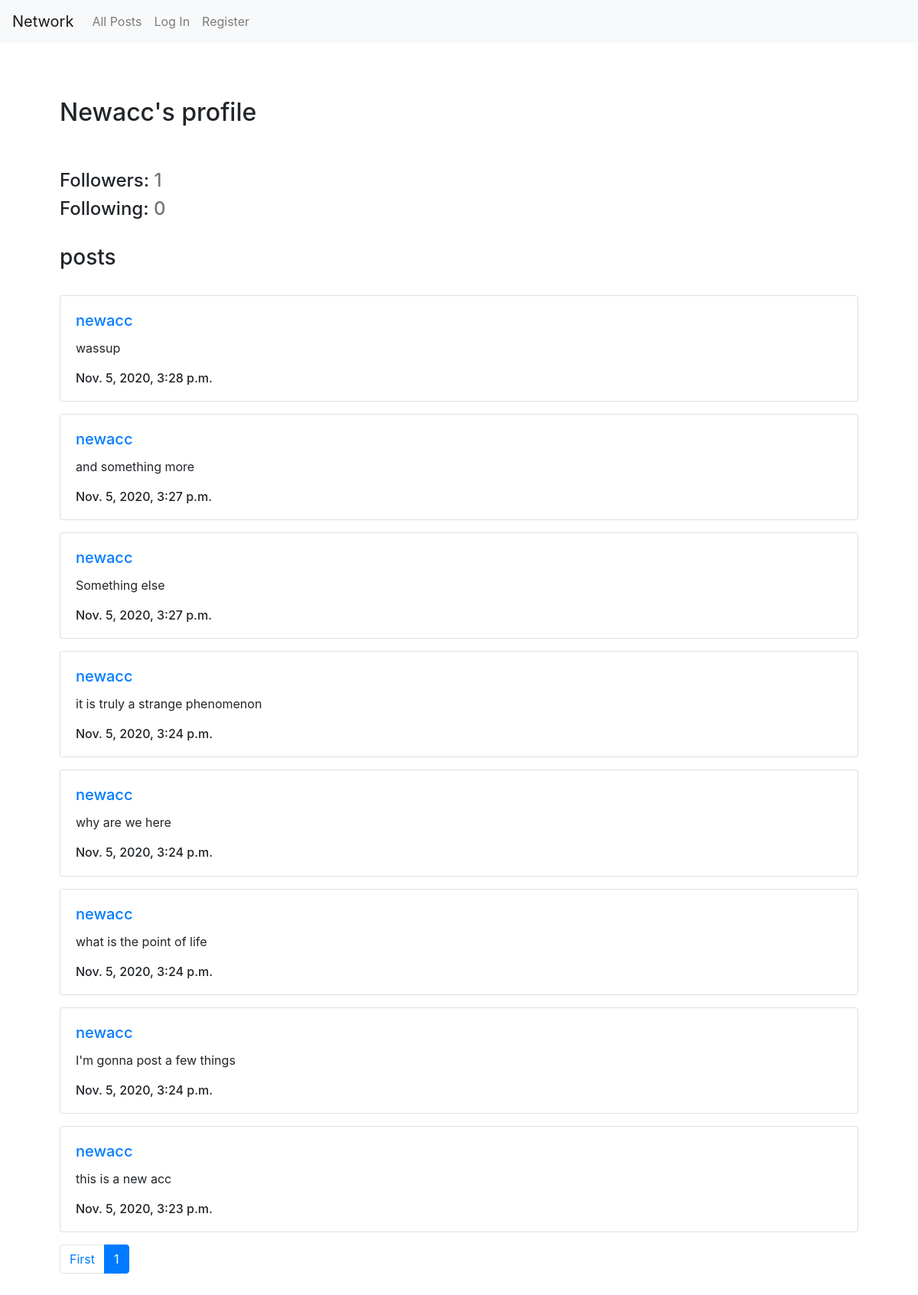
Page /user/4 on the committed database.
### network/models.py (models this page shows, shortened)
class User(AbstractUser):
    def follow(self, follow_user):
        try:
            Follow_user.objects.get(user=self, follow=unfollow_user)
        except:
            Follow_user.objects.create(user=self, follow=follow_user)

class Post(models.Model):
    user = models.ForeignKey(User, on_delete=models.CASCADE, related_name='post_user')
    content = models.CharField(max_length=600)
    date_created = models.DateTimeField(default=timezone.now)

### network/views.py (the view)
# urls.py: path("user/<int:id>", views.user_profile_view, name="user_profile"),
def user_profile_view(request, id):
    data = get_profile(request, id)
    data['posts'] = paginate(request, data['posts'], 10)
    if request.method == 'POST':
        if request.POST['follow']:
            request.user.follow(data['user'])
        else:
            request.user.unfollow(data['user'])
        data = get_profile(request, id)
        data['posts'] = paginate(request, data['posts'], 10)
        return render(request, 'network/user.html', data)
    else:
        return render(request, 'network/user.html', data)

### network/logic.py (called while the page is built)
def get_profile(request, id):
    target_user = User.objects.get(pk=id)
    target_followers = target_user.followers.count()
    target_following = target_user.following.count()
    posts = Post.objects.filter(user=target_user).order_by('-date_created')
    try:
        Follow_user.objects.get(user=request.user, follow=target_user)
        following_btn = False
    except:
        following_btn = True
    return {
        'followers' : target_followers,
        'following' : target_following,
        'posts' : posts,
        'username' : target_user.username.capitalize(),
        'user_name' : request.user.username.capitalize(),
        'self_profile' : request.user == target_user,
        'following_btn' : following_btn
    }

def paginate(request, data, amount):
    paginator = Paginator(data, amount)
    page_number = request.GET.get('page')
    page_obj = paginator.get_page(page_number)
    return page_obj

### network/templates/network/user.html (shortened to what this page needs)
{% extends "network/layout.html" %}
{% load static %}
{% block body %}
<br>
<div class="container p-5">
    <div id="animate">
        <h2 id="profile_txt">{{username}}'s profile</h2><br>
    </div><br>
    <h4>Followers: <span style="color: rgb(117, 117, 117);"> {{ followers }}</span></h4>
    <h4>
        Following: <span style="color: rgb(117, 117, 117);">{{ following }}</span>
    </h4><br>
    <h3>posts</h3><br>
        {% for post in posts %}
        <div class="card mb-3">
            <div class="card-body">
                <h5 class="card-title">
                    <a href="{% url 'user_profile' id=post.user.id %}" id="user">{{ post.user }}</a>
                </h5>
                <div class="card-text" id="post_content">{{ post.content }}</div><br>
                <h6 class="card-subtitle">{{ post.date_created }}</h6>
            </div>
        </div>
        {% endfor %}
        <nav aria-label="...">
            <ul class="pagination">
                <li class="page-item">
                    <a class="page-link" href="?page=1" tabindex="-1" aria-disabled="true">First</a>
                </li>
                <li class="page-item active" aria-current="page">
                    <a class="page-link" href="?page={{ posts.number }}">{{ posts.number }} <span class="sr-only">(current)</span></a>
                </li>
                </ul>
          </nav>
</div>
{% endblock %}

### network/static/network/styles.css (style rules this page uses)
#animate { -webkit-animation-name: slide; animation-name: slide; -webkit-animation-duration: 1.2s; animation-duration: 1.2s; -webkit-animation-fill-mode: forwards; animation-fill-mode: forwards; }
#profile_txt { -webkit-animation-name: grow_txt; animation-name: grow_txt; -webkit-animation-duration: 1.2s; animation-duration: 1.2s; -webkit-animation-fill-mode: forwards; animation-fill-mode: forwards; }

### rows in the picture
User: username "Newacc"
Post: user "newacc", content "wassup", date_created "Nov. 5, 2020, 3:28 p.m."
Post: user "newacc", content "and something more", date_created "Nov. 5, 2020, 3:27 p.m."
Post: user "newacc", content "Something else", date_created "Nov. 5, 2020, 3:27 p.m."
Post: user "newacc", content "it is truly a strange phenomenon", date_created "Nov. 5, 2020, 3:24 p.m."
Post: user "newacc", content "why are we here", date_created "Nov. 5, 2020, 3:24 p.m."
Post: user "newacc", content "what is the point of life", date_created "Nov. 5, 2020, 3:24 p.m."
Post: user "newacc", content "I'm gonna post a few things", date_created "Nov. 5, 2020, 3:24 p.m."
Post: user "newacc", content "this is a new acc", date_created "Nov. 5, 2020, 3:23 p.m."

### other values in the picture
{{ followers }} "1"
{{ following }} "0"
{{ posts.number }} "1"
